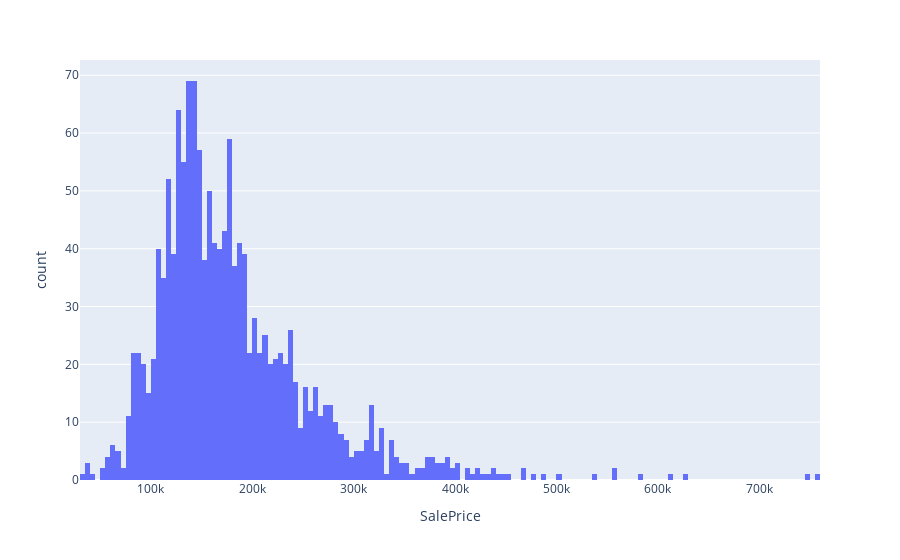

The cell this chart's notebook holds for it:
### Markdown cell above
### Historical Price Distribution

### Code cell
fig = px.histogram(train_df, x="SalePrice", nbins=200)
fig.show()

### Figure 1 — Plotly figure (JSON) as saved in the notebook; plotly's stock layout.template omitted (floating-point values rounded to 4 significant figures; data arrays with more than 128 entries replaced by an {"elided": "..."} marker saying what was removed)
{"data": [{"alignmentgroup": "True", "bingroup": "x", "hovertemplate": "SalePrice=%{x}<br>count=%{y}<extra></extra>", "legendgroup": "", "marker": {"color": "#636efa"}, "name": "", "nbinsx": 200, "offsetgroup": "", "orientation": "v", "showlegend": false, "type": "histogram", "x": {"elided": "1460 int values"}, "xaxis": "x", "yaxis": "y"}], "layout": {"barmode": "relative", "legend": {"tracegroupgap": 0}, "margin": {"t": 60}, "xaxis": {"anchor": "y", "domain": [0, 1], "title": {"text": "SalePrice"}}, "yaxis": {"anchor": "x", "domain": [0, 1], "title": {"text": "count"}}}}
